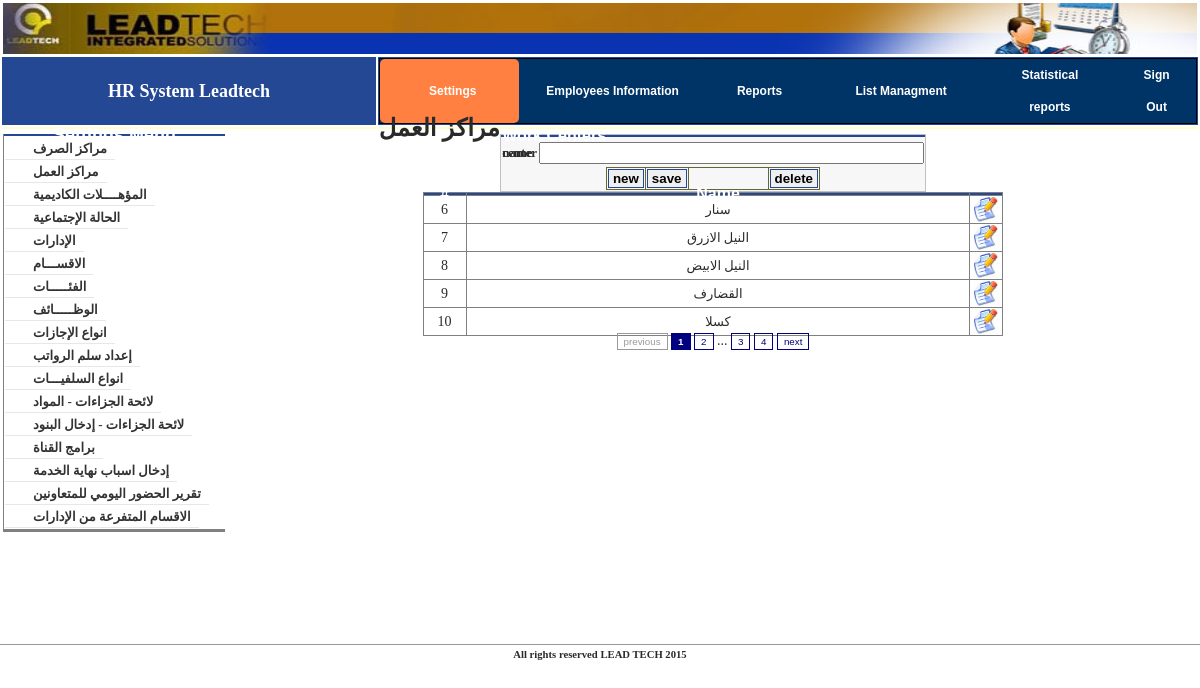
Screenshot of /index.php?mnu_id=1&page=work_center.php (signed in) with the database file from the repository.
### tables this page shows
CREATE TABLE `config_sub_menu` (
  `id` int(11) NOT NULL auto_increment,
  `main` int(11) NOT NULL,
  `menu_group` int(11) NOT NULL default '1',
  `link` varchar(50) NOT NULL,
  `name` varchar(50) NOT NULL,
  `publish` tinyint(4) NOT NULL,
  PRIMARY KEY  (`id`)
);

CREATE TABLE `lk_work` (
  `id` int(11) NOT NULL auto_increment,
  `name` varchar(50) NOT NULL,
  PRIMARY KEY  (`id`)
);

### my_fun.php (called while the page is built, shortened)
<?php
function curPageURL() {
  return 'index.php?';
}
function getCurPageParamter($notThis) {
    $paramters="";
	$escparapters = explode("+", $notThis);
	foreach($_REQUEST as $param => $val) {
	 if(in_array($param,$escparapters))
		 $paramters .= $param.'='.$val.'&';
	}
	$paramters = substr($paramters,0,strlen($paramters)-1);
	return $paramters;
}
?>

### module/work_center.php (the view, shortened to what this page needs)
<html dir="rtl">
<head>
</head>
<body>
<form method="POST" action="">
<div align="center">
<table border="0" width="40%" style="border-collapse: collapse; border: 1px solid #C0C0C0" dir="ltr" class="tb_bgcolrform">
	<tr>
		<td colspan="2" class="tdtitle"><span lang="en-us">Work Centers</span></td>
	</tr>
	<tr>
		<td width="98%"  colspan="2" class="message">
		<?php echo @$mess;?></td>
	</tr>
	<tr>
		<td width="15%" height="25" align="left"><span lang="en-us">
		<font size="2"><b>center name</b></font></span></td>
		<td width="85%" height="25">
		<input type="text" name="name" id="name" size="40" AUTOCOMPLETE="Off" class="text" value="<?php if(!empty($_GET["id"])) echo @mysql_result($rs_select,0,'name'); else if(!empty($_POST["name"])) echo $_POST["name"];?>"></td>
	</tr>
	<tr>
		<td colspan="2">
		<div align="center">
			<table border="1" width="100" id="table1" style="border-collapse: collapse; border: 1px solid #666633">
				<tr>
					<td>
					<input type="submit" value="new" name="new" class="button"></td>
					<td>
					<input type="submit" value="save" name="save" class="button"></td>
					<td>&nbsp;&nbsp;&nbsp;&nbsp;&nbsp;&nbsp;&nbsp;&nbsp;&nbsp;&nbsp;&nbsp;&nbsp;&nbsp;&nbsp;&nbsp;&nbsp;&nbsp;&nbsp;&nbsp;&nbsp;&nbsp;&nbsp;</td>
					<td>
					<input type="submit" value="delete" name="delete" class="button"></td>
				</tr>
			</table></div></td>
	</tr>
</table>
</div>
</form>
<div align="center">
<?php
	$result = mysql_query("select count(*) as noOfrows from lk_work");
	$no = @mysql_result($result,0,'noOfrows');
	$testPage = new Paginator();
	$testPage->items_total = $no;
	$testPage->mid_range = 9;
	$testPage->default_ipp = 5;
	$testPage->paginate();
	$table = "<table border=\"1\" width=\"60%\" style=\"border-collapse: collapse\" dir=\"ltr\" height=\"10%\"><td align=\"center\" class=\"tdtitle\">#</td><td  align=\"center\" class=\"tdtitle\">Name</td></td><td align=\"center\" class=\"tdtitle\">&nbsp;</td>";
	$result = mysql_query("select * from lk_work order by id asc $testPage->limit");
	while($row = mysql_fetch_row($result)){
		$table .="<tr><td align=\"center\" width=\"40\">".$row[0]."</td><td align=\"center\"><font size=\"2\" face=\"Tahoma\">".$row[1]."</font></td><td align=\"center\" width=\"30\"><a href=\"".curPageURL().getCurPageParamter('mnu_id+page+pagination_page')."&id=".$row[0]."\"><img border=\"0\" src=\"images/icon-32-edit.jpg\"  alt=\"select\" title=\"select\" width=\"24\" height=\"25\"></a></td></tr>";
	}
	$table .= "</table>";
	echo '<br />'.$table;
	echo $testPage->display_pages();
  ?>
</body>
</html>

### index.php (shortened to what this page needs)
<?php
include("my_fun.php");
include('module/paginator.php');
if(isset($_SESSION["login"])){
$rs_title=mysql_query("select *from config_sub_menu where link='".$_GET["page"]."'");
$title=@mysql_result($rs_title,0,'name');
?>
<!DOCTYPE html PUBLIC "-//W3C//DTD XHTML 1.0 Transitional//EN" "http://www.w3.org/TR/xhtml1/DTD/xhtml1-transitional.dtd">
<html dir="rtl">
<head>
<link href="css/style.css" rel="stylesheet" type="text/css" />
<link rel="stylesheet" type="text/css" href="css/Calinder/css/jscal2.css" />
<link rel="stylesheet" type="text/css" href="css/Calinder/css/border-radius.css" />
<link rel="stylesheet" type="text/css" href="css/Calinder/css/steel/steel.css" />
<link rel="stylesheet" type="text/css" href="css/AutoStyle.css" />
<link rel="stylesheet" type="text/css" href="css/temp.css" />
<link rel="stylesheet" type="text/css" href="css/style_pagination.css" />
</head>
<body>
	<div align="center">
	<table border="0" width="100%" id="table1" dir="ltr">
		<tr>
			<td colspan="2"s><?php include("header.php"); ?></td>
		</tr>
		<tr>
			<td bgcolor="#244893" width="31%" align="center">
			<span lang="en-us">
			<font size="4" color="#FFFFFF" face="Times New Roman"><b>HR System
			Leadtech</b></font></span></td>
			<td bgcolor="#244893" width="68%"><?php include("tab.php");?></td>
		</tr>
		<tr>
			<td valign="top" bgcolor="#FFFFCC"><b><font size="5"></font></b></td>
			<td valign="top" bgcolor="#FFFFCC"><b><font size="5"><?php echo @$title;?></font></b></td>
		</tr>
		</div>
		<table border="0" width="100%" dir="rtl">
			<tr>
			<td valign="top" align="center" height="500" ><span lang="en-us"  >
			<?php	if(!empty($_GET["page"]) && $_GET["mnu_id"]!=5 )	@include("module/$_GET[page]");	?>
			<td valign="top" width="222" class="mazin" dir="ltr">	<?php
						include("left_menu.php");
						?>	</td>
		<tr>
			<td colspan="2" ><hr size="1" color="#999999"><?php include("footer.php");?></td>
		</tr>
</body>
</html>
<?php
}
else
header("location: Splashtastic/index.html");
?><?php ob_flush();?>

### left_menu.php (shortened to what this page needs)
<?php
$rs_menu=mysql_query("select *from config_sub_menu where main=$_GET[mnu_id] and publish=1 order by id asc");
@$menu_count=mysql_num_rows($rs_menu);
?>
<head>
</head>
<table width="100%" style="border-collapse: collapse; padding-left:4px; padding-right:4px; padding-top:1px; padding-bottom:1px; border-left-style:solid; border-left-width:1px; border-bottom-style:solid">
	<tr>
		<td align="center" class="tdtitle">
		<font size="4">
		<?php
			if($_GET["mnu_id"]==1)
				echo "Settings Menu";
			elseif($_GET["mnu_id"]==2)
				echo "Main menu";
			elseif($_GET["mnu_id"]==3)
				echo "Reports Menu";
			elseif($_GET["mnu_id"]==4)
				echo "Lists Mangment";
				elseif($_GET["mnu_id"]==5)
				echo "Employees Archive";
				elseif($_GET["mnu_id"]==6)
				echo "Statistical Reports";
		?>
</font>
</td>
	</tr>
	<tr class="menu_link"><td style="padding-right: 5px" align="center">
	</td></tr>
<?php
if ($_GET["mnu_id"]==3)
include("rpt_menu.php");
else
{
for($i=0;$i<$menu_count;$i++){?>
<tr class="menu_link"><td style="padding-right:2px" align="center" color="#EBEBEB">
<a href="index.php?mnu_id=<?php echo  $_GET["mnu_id"];?>&page=<?php echo  mysql_result($rs_menu,$i,'link')?>">
<?php echo mysql_result($rs_menu,$i,'name');?>
</a>
</td></tr>
<?php }
}
?>
</table>

### css/style.css (style rules this page uses)
body { padding:0; margin:0; font-family:"Trebuchet Ms"; color:#2a2a2a; font-size:14px; line-height:0px; }

### css/temp.css (style rules this page uses)
tr.menu_link td a { border-bottom-color: #E7E7E7; border-bottom-style: solid; border-bottom-width: 1px; color: #333333; display: block; line-height: 13px; padding-bottom: 4px; padding-left: 28px; padding-right: 8px; padding-top: 3px; position: relative; text-decoration: none; font-family:times new roman; font-size:13px; float:left; font-weight:bold; }
td.message { font-size:9pt; font-family:tahoma; color:red; text-align:right; }
td.tdtitle { font-size:12pt; font-family:arial; font-weight:bold; color:#ffffff; background:#244893; }
input.button { display: block; border: 1px solid #244893; padding-left: 4px; padding-right: 4px; padding-top: 1px; padding-bottom: 1px; font-size:10pt; font-family:arial; font-weight:bold; }
input.text { font-size:11pt; font-family:arial; font-weight:bold; }
table.tb_bgcolrform { background:#F7F7F7; }

### rows the page displays
config_sub_menu: name "مراكز العمل"
lk_work: id "6", name "سنار"
lk_work: id "7", name "النيل الازرق"
lk_work: id "8", name "النيل الابيض"
lk_work: id "9", name "القضارف"
lk_work: id "10", name "كسلا"
config_sub_menu: name "مراكز الصرف"
config_sub_menu: name "المؤهــــلات الكاديمية"
config_sub_menu: name "الحالة الإجتماعية"
config_sub_menu: name "الإدارات"
config_sub_menu: name "الاقســـام"
config_sub_menu: name "الفئـــــات"
config_sub_menu: name "الوظـــــائف"
config_sub_menu: name "انواع الإجازات"
config_sub_menu: name "إعداد سلم الرواتب"
config_sub_menu: name "انواع السلفيـــات"
config_sub_menu: name "لائحة الجزاءات - المواد"
config_sub_menu: name "لائحة الجزاءات - إدخال البنود"
config_sub_menu: name "برامج القناة"
config_sub_menu: name "إدخال اسباب نهاية الخدمة"
config_sub_menu: name "تقرير الحضور اليومي للمتعاونين"
config_sub_menu: name "الاقسام المتفرعة من الإدارات"

### other values shown
$testPage->display_pages() "..."
